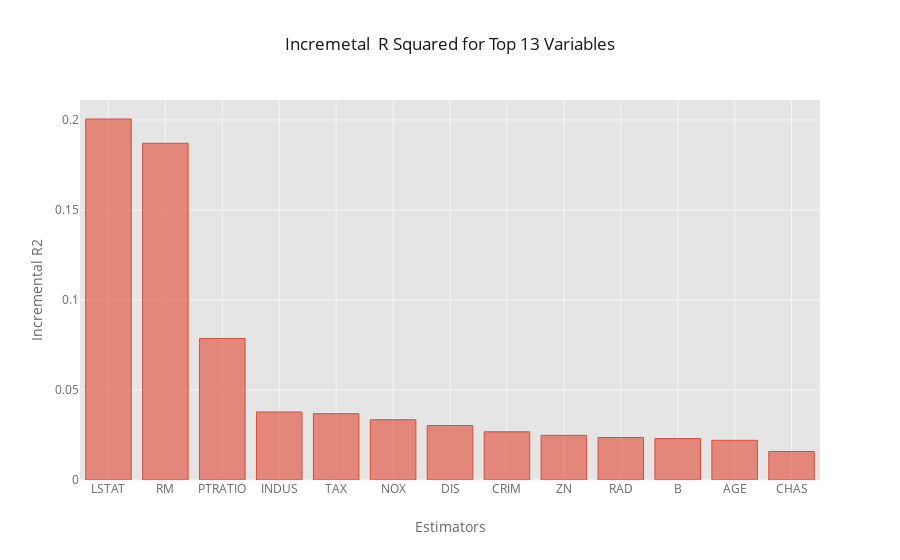
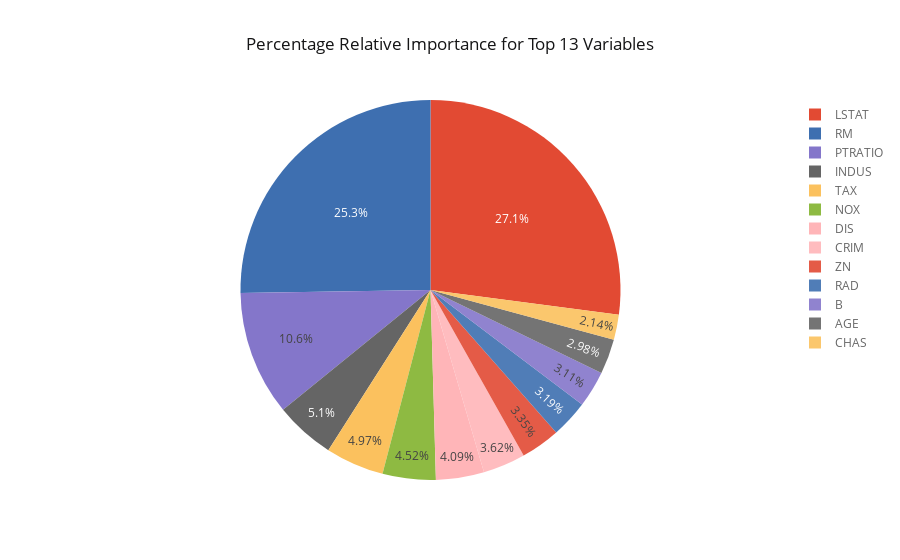

Notebook cell for these charts, in order:
### Code cell
dominance_regression.plot_incremental_rsquare()

### Figure 1 — Plotly figure (JSON) as saved in the notebook; plotly's stock layout.template omitted (floating-point values rounded to 4 significant figures)
{"data": [{"marker": {"color": "rgba(226, 74, 51, 0.6)", "line": {"color": "rgba(226, 74, 51, 1.0)", "width": 1}}, "name": "incremental_r2", "orientation": "v", "text": "", "type": "bar", "x": ["LSTAT", "RM", "PTRATIO", "INDUS", "TAX", "NOX", "DIS", "CRIM", "ZN", "RAD", "B", "AGE", "CHAS"], "y": [0.2005, 0.187, 0.07856, 0.03779, 0.03682, 0.03346, 0.03028, 0.02677, 0.02481, 0.02363, 0.02302, 0.02205, 0.01586]}], "layout": {"legend": {"bgcolor": "#FFFFFF", "font": {"color": "#666666"}}, "paper_bgcolor": "#FFFFFF", "plot_bgcolor": "#E5E5E5", "title": "Incremetal  R Squared for Top 13 Variables ", "titlefont": {"color": "#151516"}, "xaxis1": {"gridcolor": "#F6F6F6", "showgrid": true, "tickfont": {"color": "#666666"}, "title": "Estimators", "titlefont": {"color": "#666666"}, "zerolinecolor": "#F6F6F6"}, "yaxis1": {"gridcolor": "#F6F6F6", "showgrid": true, "tickfont": {"color": "#666666"}, "title": "Incremental R2", "titlefont": {"color": "#666666"}, "zerolinecolor": "#F6F6F6"}}}

### Figure 2 — Plotly figure (JSON) as saved in the notebook; plotly's stock layout.template omitted (floating-point values rounded to 4 significant figures)
{"data": [{"labels": ["LSTAT", "RM", "PTRATIO", "INDUS", "TAX", "NOX", "DIS", "CRIM", "ZN", "RAD", "B", "AGE", "CHAS"], "marker": {"colors": ["rgba(226, 74, 51, 1.0)", "rgba(62, 111, 176, 1.0)", "rgba(132, 118, 202, 1.0)", "rgba(101, 101, 101, 1.0)", "rgba(251, 193, 94, 1.0)", "rgba(142, 186, 66, 1.0)", "rgba(255, 181, 184, 1.0)", "rgba(255, 181, 184, 0.8999999999999999)", "rgba(226, 74, 51, 0.8999999999999999)", "rgba(62, 111, 176, 0.8999999999999999)", "rgba(132, 118, 202, 0.8999999999999999)", "rgba(101, 101, 101, 0.8999999999999999)", "rgba(251, 193, 94, 0.8999999999999999)"]}, "name": "", "type": "pie", "values": [27.08, 25.25, 10.61, 5.103, 4.971, 4.517, 4.088, 3.615, 3.35, 3.19, 3.108, 2.977, 2.141]}], "layout": {"legend": {"bgcolor": "#FFFFFF", "font": {"color": "#666666"}}, "paper_bgcolor": "#FFFFFF", "plot_bgcolor": "#E5E5E5", "title": "Percentage Relative Importance for Top 13 Variables ", "titlefont": {"color": "#151516"}}}
